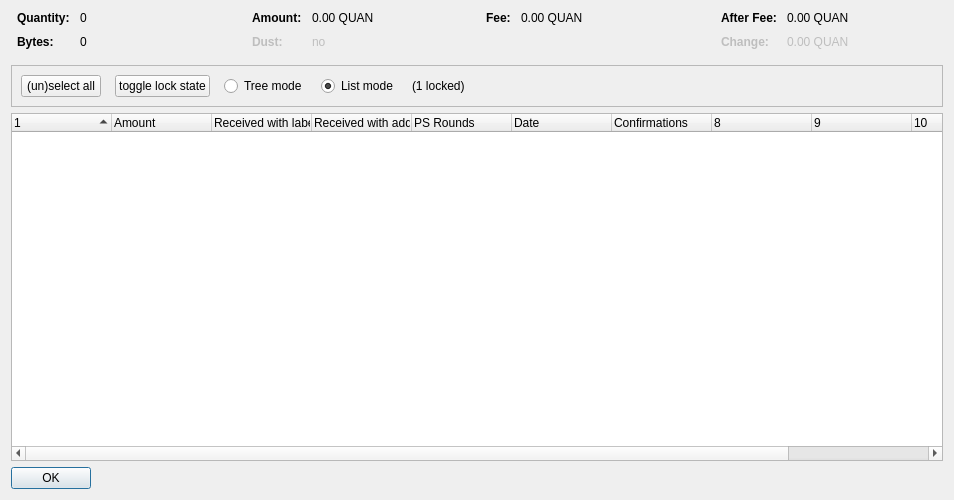
<?xml version="1.0" encoding="UTF-8"?>
<ui version="4.0">
 <class>CoinControlDialog</class>
 <widget class="QDialog" name="CoinControlDialog">
  <property name="geometry">
   <rect>
    <x>0</x>
    <y>0</y>
    <width>954</width>
    <height>500</height>
   </rect>
  </property>
  <property name="windowTitle">
   <string>Coin Selection</string>
  </property>
  <layout class="QVBoxLayout" name="verticalLayout">
   <item>
    <layout class="QHBoxLayout" name="horizontalLayoutTop" stretch="0,0,0,0">
     <property name="topMargin">
      <number>0</number>
     </property>
     <property name="bottomMargin">
      <number>10</number>
     </property>
     <item>
      <layout class="QFormLayout" name="formLayoutCoinControl1">
       <property name="horizontalSpacing">
        <number>10</number>
       </property>
       <property name="verticalSpacing">
        <number>10</number>
       </property>
       <property name="leftMargin">
        <number>6</number>
       </property>
       <property name="rightMargin">
        <number>6</number>
       </property>
       <item row="0" column="0">
        <widget class="QLabel" name="labelCoinControlQuantityText">
         <property name="font">
          <font>
           <weight>75</weight>
           <bold>true</bold>
          </font>
         </property>
         <property name="text">
          <string>Quantity:</string>
         </property>
        </widget>
       </item>
       <item row="0" column="1">
        <widget class="QLabel" name="labelCoinControlQuantity">
         <property name="cursor">
          <cursorShape>IBeamCursor</cursorShape>
         </property>
         <property name="contextMenuPolicy">
          <enum>Qt::ActionsContextMenu</enum>
         </property>
         <property name="text">
          <string notr="true">0</string>
         </property>
         <property name="textInteractionFlags">
          <set>Qt::LinksAccessibleByMouse|Qt::TextSelectableByKeyboard|Qt::TextSelectableByMouse</set>
         </property>
        </widget>
       </item>
       <item row="1" column="0">
        <widget class="QLabel" name="labelCoinControlBytesText">
         <property name="font">
          <font>
           <weight>75</weight>
           <bold>true</bold>
          </font>
         </property>
         <property name="text">
          <string>Bytes:</string>
         </property>
        </widget>
       </item>
       <item row="1" column="1">
        <widget class="QLabel" name="labelCoinControlBytes">
         <property name="cursor">
          <cursorShape>IBeamCursor</cursorShape>
         </property>
         <property name="contextMenuPolicy">
          <enum>Qt::ActionsContextMenu</enum>
         </property>
         <property name="text">
          <string notr="true">0</string>
         </property>
         <property name="textInteractionFlags">
          <set>Qt::LinksAccessibleByMouse|Qt::TextSelectableByKeyboard|Qt::TextSelectableByMouse</set>
         </property>
        </widget>
       </item>
      </layout>
     </item>
     <item>
      <layout class="QFormLayout" name="formLayoutCoinControl2">
       <property name="horizontalSpacing">
        <number>10</number>
       </property>
       <property name="verticalSpacing">
        <number>10</number>
       </property>
       <property name="leftMargin">
        <number>6</number>
       </property>
       <property name="rightMargin">
        <number>6</number>
       </property>
       <item row="0" column="0">
        <widget class="QLabel" name="labelCoinControlAmountText">
         <property name="font">
          <font>
           <weight>75</weight>
           <bold>true</bold>
          </font>
         </property>
         <property name="text">
          <string>Amount:</string>
         </property>
        </widget>
       </item>
       <item row="0" column="1">
        <widget class="QLabel" name="labelCoinControlAmount">
         <property name="cursor">
          <cursorShape>IBeamCursor</cursorShape>
         </property>
         <property name="contextMenuPolicy">
          <enum>Qt::ActionsContextMenu</enum>
         </property>
         <property name="text">
          <string notr="true">0.00 QUAN</string>
         </property>
         <property name="textInteractionFlags">
          <set>Qt::LinksAccessibleByMouse|Qt::TextSelectableByKeyboard|Qt::TextSelectableByMouse</set>
         </property>
        </widget>
       </item>
       <item row="1" column="0">
        <widget class="QLabel" name="labelCoinControlLowOutputText">
         <property name="enabled">
          <bool>false</bool>
         </property>
         <property name="font">
          <font>
           <weight>75</weight>
           <bold>true</bold>
          </font>
         </property>
         <property name="text">
          <string>Dust:</string>
         </property>
        </widget>
       </item>
       <item row="1" column="1">
        <widget class="QLabel" name="labelCoinControlLowOutput">
         <property name="enabled">
          <bool>false</bool>
         </property>
         <property name="cursor">
          <cursorShape>IBeamCursor</cursorShape>
         </property>
         <property name="contextMenuPolicy">
          <enum>Qt::ActionsContextMenu</enum>
         </property>
         <property name="text">
          <string notr="true">no</string>
         </property>
         <property name="textInteractionFlags">
          <set>Qt::LinksAccessibleByMouse|Qt::TextSelectableByKeyboard|Qt::TextSelectableByMouse</set>
         </property>
        </widget>
       </item>
      </layout>
     </item>
     <item>
      <layout class="QFormLayout" name="formLayoutCoinControl3">
       <property name="horizontalSpacing">
        <number>10</number>
       </property>
       <property name="verticalSpacing">
        <number>10</number>
       </property>
       <property name="leftMargin">
        <number>6</number>
       </property>
       <property name="rightMargin">
        <number>6</number>
       </property>
       <item row="0" column="0">
        <widget class="QLabel" name="labelCoinControlFeeText">
         <property name="font">
          <font>
           <weight>75</weight>
           <bold>true</bold>
          </font>
         </property>
         <property name="text">
          <string>Fee:</string>
         </property>
        </widget>
       </item>
       <item row="0" column="1">
        <widget class="QLabel" name="labelCoinControlFee">
         <property name="cursor">
          <cursorShape>IBeamCursor</cursorShape>
         </property>
         <property name="contextMenuPolicy">
          <enum>Qt::ActionsContextMenu</enum>
         </property>
         <property name="text">
          <string notr="true">0.00 QUAN</string>
         </property>
         <property name="textInteractionFlags">
          <set>Qt::LinksAccessibleByMouse|Qt::TextSelectableByKeyboard|Qt::TextSelectableByMouse</set>
         </property>
        </widget>
       </item>
      </layout>
     </item>
     <item>
      <layout class="QFormLayout" name="formLayoutCoinControl4">
       <property name="horizontalSpacing">
        <number>10</number>
       </property>
       <property name="verticalSpacing">
        <number>10</number>
       </property>
       <property name="leftMargin">
        <number>6</number>
       </property>
       <property name="rightMargin">
        <number>6</number>
       </property>
       <item row="0" column="0">
        <widget class="QLabel" name="labelCoinControlAfterFeeText">
         <property name="font">
          <font>
           <weight>75</weight>
           <bold>true</bold>
          </font>
         </property>
         <property name="text">
          <string>After Fee:</string>
         </property>
        </widget>
       </item>
       <item row="0" column="1">
        <widget class="QLabel" name="labelCoinControlAfterFee">
         <property name="cursor">
          <cursorShape>IBeamCursor</cursorShape>
         </property>
         <property name="contextMenuPolicy">
          <enum>Qt::ActionsContextMenu</enum>
         </property>
         <property name="text">
          <string notr="true">0.00 QUAN</string>
         </property>
         <property name="textInteractionFlags">
          <set>Qt::LinksAccessibleByMouse|Qt::TextSelectableByKeyboard|Qt::TextSelectableByMouse</set>
         </property>
        </widget>
       </item>
       <item row="1" column="0">
        <widget class="QLabel" name="labelCoinControlChangeText">
         <property name="enabled">
          <bool>false</bool>
         </property>
         <property name="font">
          <font>
           <weight>75</weight>
           <bold>true</bold>
          </font>
         </property>
         <property name="text">
          <string>Change:</string>
         </property>
        </widget>
       </item>
       <item row="1" column="1">
        <widget class="QLabel" name="labelCoinControlChange">
         <property name="enabled">
          <bool>false</bool>
         </property>
         <property name="cursor">
          <cursorShape>IBeamCursor</cursorShape>
         </property>
         <property name="contextMenuPolicy">
          <enum>Qt::ActionsContextMenu</enum>
         </property>
         <property name="text">
          <string notr="true">0.00 QUAN</string>
         </property>
         <property name="textInteractionFlags">
          <set>Qt::LinksAccessibleByMouse|Qt::TextSelectableByKeyboard|Qt::TextSelectableByMouse</set>
         </property>
        </widget>
       </item>
      </layout>
     </item>
    </layout>
   </item>
   <item>
    <widget class="QFrame" name="frame">
     <property name="minimumSize">
      <size>
       <width>0</width>
       <height>40</height>
      </size>
     </property>
     <property name="frameShape">
      <enum>QFrame::StyledPanel</enum>
     </property>
     <property name="frameShadow">
      <enum>QFrame::Sunken</enum>
     </property>
     <layout class="QHBoxLayout" name="horizontalLayout">
      <item>
       <layout class="QHBoxLayout" name="horizontalLayoutPanel" stretch="0,0,0,0,0,0">
        <property name="spacing">
         <number>14</number>
        </property>
        <item>
         <widget class="QPushButton" name="pushButtonSelectAll">
          <property name="sizePolicy">
           <sizepolicy hsizetype="Maximum" vsizetype="Fixed">
            <horstretch>0</horstretch>
            <verstretch>0</verstretch>
           </sizepolicy>
          </property>
          <property name="text">
           <string>(un)select all</string>
          </property>
          <property name="autoDefault">
           <bool>false</bool>
          </property>
         </widget>
        </item>
        <item>
         <widget class="QPushButton" name="pushButtonToggleLock">
          <property name="sizePolicy">
           <sizepolicy hsizetype="Maximum" vsizetype="Fixed">
            <horstretch>0</horstretch>
            <verstretch>0</verstretch>
           </sizepolicy>
          </property>
          <property name="text">
           <string>toggle lock state</string>
          </property>
          <property name="autoDefault">
           <bool>false</bool>
          </property>
         </widget>
        </item>
        <item>
         <widget class="QRadioButton" name="radioTreeMode">
          <property name="sizePolicy">
           <sizepolicy hsizetype="Maximum" vsizetype="Fixed">
            <horstretch>0</horstretch>
            <verstretch>0</verstretch>
           </sizepolicy>
          </property>
          <property name="text">
           <string>Tree mode</string>
          </property>
         </widget>
        </item>
        <item>
         <widget class="QRadioButton" name="radioListMode">
          <property name="sizePolicy">
           <sizepolicy hsizetype="Maximum" vsizetype="Fixed">
            <horstretch>0</horstretch>
            <verstretch>0</verstretch>
           </sizepolicy>
          </property>
          <property name="text">
           <string>List mode</string>
          </property>
          <property name="checked">
           <bool>true</bool>
          </property>
         </widget>
        </item>
        <item>
         <widget class="QLabel" name="labelLocked">
          <property name="text">
           <string>(1 locked)</string>
          </property>
         </widget>
        </item>
        <item>
         <spacer name="horizontalSpacer">
          <property name="orientation">
           <enum>Qt::Horizontal</enum>
          </property>
          <property name="sizeHint" stdset="0">
           <size>
            <width>40</width>
            <height>20</height>
           </size>
          </property>
         </spacer>
        </item>
       </layout>
      </item>
     </layout>
    </widget>
   </item>
   <item>
    <widget class="CoinControlTreeWidget" name="treeWidget">
     <property name="contextMenuPolicy">
      <enum>Qt::CustomContextMenu</enum>
     </property>
     <property name="sortingEnabled">
      <bool>false</bool>
     </property>
     <property name="columnCount">
      <number>11</number>
     </property>
     <attribute name="headerShowSortIndicator" stdset="0">
      <bool>true</bool>
     </attribute>
     <attribute name="headerStretchLastSection">
      <bool>false</bool>
     </attribute>
     <column>
      <property name="text">
       <string/>
      </property>
     </column>
     <column>
      <property name="text">
       <string>Amount</string>
      </property>
     </column>
     <column>
      <property name="text">
       <string>Received with label</string>
      </property>
     </column>
     <column>
      <property name="text">
       <string>Received with address</string>
      </property>
     </column>
     <column>
      <property name="text">
       <string>PS Rounds</string>
      </property>
     </column>
     <column>
      <property name="text">
       <string>Date</string>
      </property>
     </column>
     <column>
      <property name="text">
       <string>Confirmations</string>
      </property>
      <property name="toolTip">
       <string>Confirmed</string>
      </property>
     </column>
     <column>
      <property name="text">
       <string/>
      </property>
     </column>
     <column>
      <property name="text">
       <string/>
      </property>
     </column>
     <column>
      <property name="text">
       <string/>
      </property>
     </column>
     <column>
      <property name="text">
       <string/>
      </property>
     </column>
    </widget>
   </item>
   <item>
    <widget class="QDialogButtonBox" name="buttonBox">
     <property name="sizePolicy">
      <sizepolicy hsizetype="Maximum" vsizetype="Fixed">
       <horstretch>0</horstretch>
       <verstretch>0</verstretch>
      </sizepolicy>
     </property>
     <property name="orientation">
      <enum>Qt::Horizontal</enum>
     </property>
     <property name="standardButtons">
      <set>QDialogButtonBox::Ok</set>
     </property>
    </widget>
   </item>
  </layout>
 </widget>
 <customwidgets>
  <customwidget>
   <class>CoinControlTreeWidget</class>
   <extends>QTreeWidget</extends>
   <header>coincontroltreewidget.h</header>
  </customwidget>
 </customwidgets>
 <resources/>
 <connections/>
</ui>
